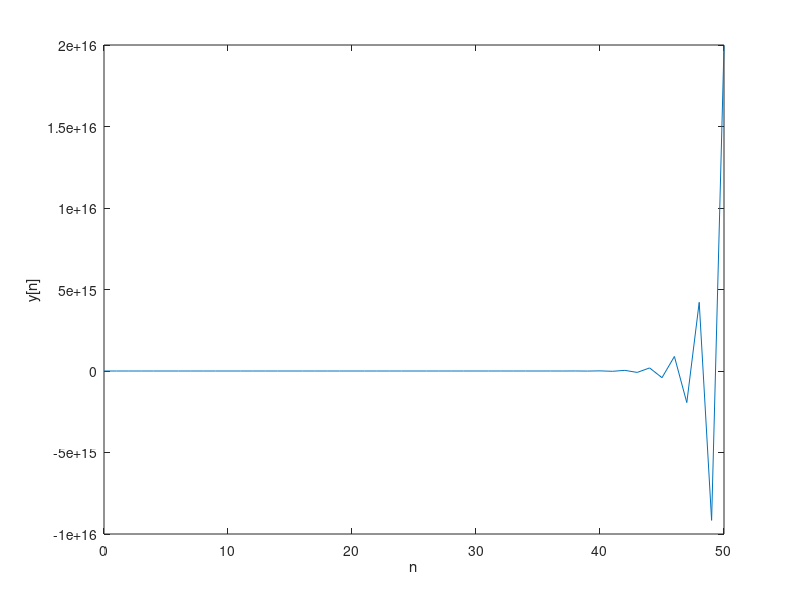

Source code (MATLAB):
numerator = [1 1];
denominator = [1 2 1 3];
n = 0:1:50;
x = 1*ones(size(n));
y = filter(numerator,denominator,x);
plot(n,y);
xlabel('n');
ylabel('y[n]');